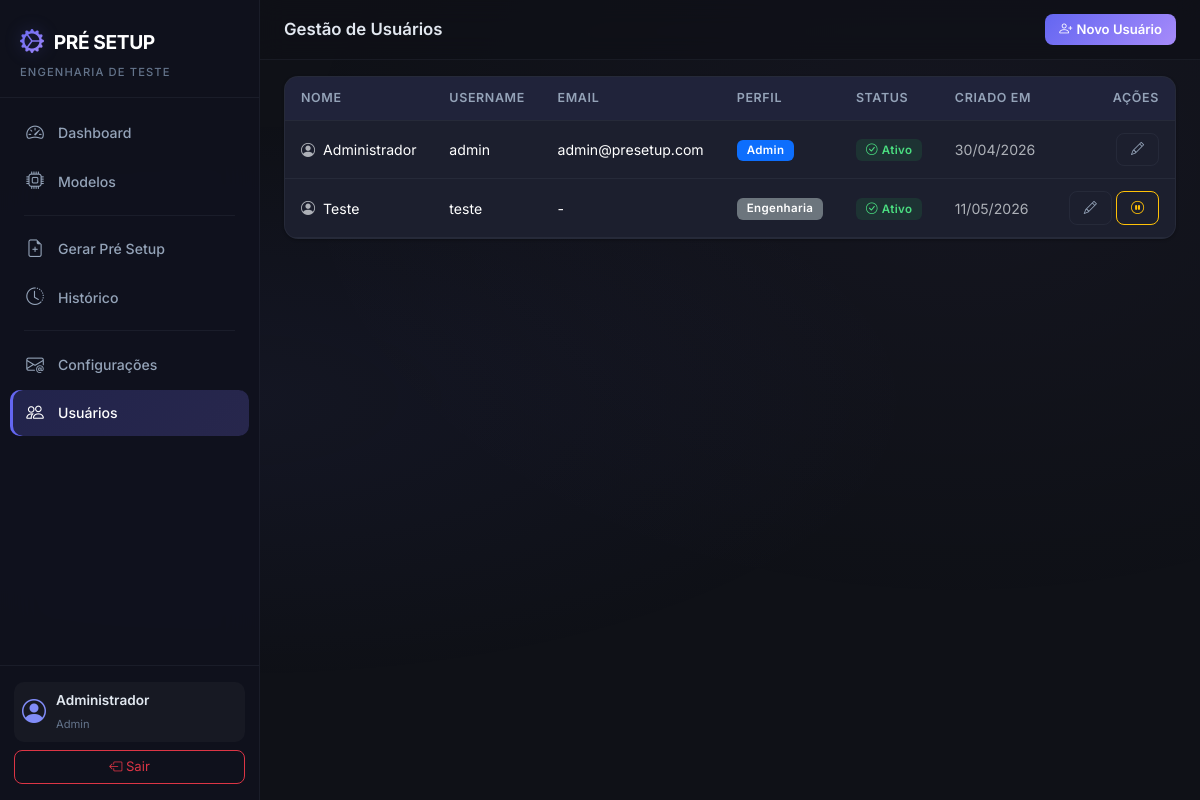
Page /users/ (signed in) on the committed database.
### app/models.py (models this page shows, shortened)
class User(UserMixin, db.Model):
    __tablename__ = 'users'
    id = db.Column(db.Integer, primary_key=True)
    name = db.Column(db.String(150), nullable=False)
    username = db.Column(db.String(150), unique=True, nullable=False)
    email = db.Column(db.String(150), unique=True, nullable=True)
    password_hash = db.Column(db.String(256), nullable=False)
    profile = db.Column(db.String(50), nullable=False, default='Engenharia')  # Admin, Engenharia
    is_active_user = db.Column(db.Boolean, default=True)
    created_at = db.Column(db.DateTime, default=datetime.now)
    setups = db.relationship('PreSetup', backref='user', lazy='dynamic')
    @property
    def is_active(self):
        return self.is_active_user

### app/users/routes.py (the view)
@users_bp.route('/')
@login_required
@admin_required
def index():
    users = User.query.order_by(User.name).all()
    return render_template('users/index.html', users=users, profiles=PROFILES)

### app/models.py (called while the page is built)
@login_manager.user_loader
def load_user(user_id):
    return User.query.get(int(user_id))

### app/templates/users/index.html (shortened to what this page needs)
{% extends "base.html" %}
{% block page_title %}Gestão de Usuários{% endblock %}
{% block page_actions %}
<button class="btn btn-primary btn-sm" data-bs-toggle="modal" data-bs-target="#createModal">
    <i class="bi bi-person-plus me-1"></i>Novo Usuário
</button>
{% endblock %}
{% block content %}
<div class="card card-custom">
    <div class="card-body p-0">
        {% if users %}
        <div class="table-responsive">
            <table class="table table-hover">
                <thead>
                    <tr>
                        <th>Nome</th>
                        <th>Username</th>
                        <th>Email</th>
                        <th>Perfil</th>
                        <th>Status</th>
                        <th>Criado em</th>
                        <th class="text-end">Ações</th>
                    </tr>
                </thead>
                <tbody>
                    {% for user in users %}
                    <tr>
                        <td><i class="bi bi-person-circle me-2 text-muted"></i>{{ user.name }}</td>
                        <td>{{ user.username }}</td>
                        <td>{{ user.email or '-' }}</td>
                        <td>
                            <span class="badge {% if user.profile == 'Admin' %}bg-primary{% else %}bg-secondary{% endif %}">
                                {{ user.profile }}
                            </span>
                        </td>
                        <td>
                            {% if user.is_active %}
                                <span class="badge status-ok"><i class="bi bi-check-circle me-1"></i>Ativo</span>
                            {% else %}
                                <span class="badge status-na"><i class="bi bi-x-circle me-1"></i>Inativo</span>
                            {% endif %}
                        </td>
                        <td class="text-muted small">{{ user.created_at.strftime('%d/%m/%Y') }}</td>
                        <td class="text-end">
                            <button class="btn btn-outline-secondary btn-sm" data-bs-toggle="modal"
                                    data-bs-target="#editModal{{ user.id }}">
                                <i class="bi bi-pencil"></i>
                            </button>
                            {% if user.id != current_user.id %}
                            <form method="POST" action="{{ url_for('users.toggle_status', user_id=user.id) }}"
                                  class="d-inline">
                                <button type="submit"
                                        class="btn btn-sm {% if user.is_active %}btn-outline-warning{% else %}btn-outline-success{% endif %}"
                                        title="{% if user.is_active %}Desativar{% else %}Ativar{% endif %}">
                                    <i class="bi {% if user.is_active %}bi-pause-circle{% else %}bi-play-circle{% endif %}"></i>
                                </button>
                            </form>
                            {% endif %}
                        </td>
                    </tr>
                    {% endfor %}
                </tbody>
            </table>
        </div>
        {% else %}
        <div class="text-center py-5">
            <i class="bi bi-people display-4 text-muted"></i>
            <p class="text-muted mt-3">Nenhum usuário cadastrado.</p>
        </div>
        {% endif %}
    </div>
</div>
{% endblock %}

### app/templates/base.html (shortened to what this page needs)
<!DOCTYPE html>
<html lang="pt-BR" data-bs-theme="dark">
<head>
    <link href="https://cdn.jsdelivr.net/npm/bootstrap@5.3.3/dist/css/bootstrap.min.css" rel="stylesheet">
    <link href="https://cdn.jsdelivr.net/npm/bootstrap-icons@1.11.3/font/bootstrap-icons.min.css" rel="stylesheet">
    <link rel="stylesheet" href="{{ url_for('static', filename='css/style.css') }}">
</head>
<body>
    {% if current_user.is_authenticated %}
    <nav class="sidebar" id="sidebar">
        <div class="sidebar-header">
            <div class="sidebar-brand">
                <i class="bi bi-gear-wide-connected"></i>
                <span>PRÉ SETUP</span>
            </div>
            <small class="sidebar-subtitle">Engenharia de Teste</small>
        </div>
        <ul class="sidebar-nav">
            <li class="sidebar-nav-item">
                <a href="{{ url_for('dashboard.index') }}" class="sidebar-nav-link {% if request.endpoint == 'dashboard.index' %}active{% endif %}">
                    <i class="bi bi-speedometer2"></i>
                    <span>Dashboard</span>
                </a>
            </li>
            {% if current_user.profile == 'Admin' %}
            <li class="sidebar-nav-item">
                <a href="{{ url_for('models_blueprint.index') }}" class="sidebar-nav-link {% if 'models_blueprint' in request.endpoint %}active{% endif %}">
                    <i class="bi bi-cpu"></i>
                    <span>Modelos</span>
                </a>
            </li>
            {% endif %}
            <li class="sidebar-divider"></li>
            <li class="sidebar-nav-item">
                <a href="{{ url_for('setup_requests.generate_select') }}" class="sidebar-nav-link {% if request.endpoint == 'setup_requests.generate_select' or request.endpoint == 'setup_requests.generate_form' %}active{% endif %}">
                    <i class="bi bi-file-earmark-plus"></i>
                    <span>Gerar Pré Setup</span>
                </a>
            </li>
            <li class="sidebar-nav-item">
                <a href="{{ url_for('setup_requests.history') }}" class="sidebar-nav-link {% if request.endpoint == 'setup_requests.history' or request.endpoint == 'setup_requests.detail' %}active{% endif %}">
                    <i class="bi bi-clock-history"></i>
                    <span>Histórico</span>
                </a>
            </li>
            {% if current_user.profile == 'Admin' %}
            <li class="sidebar-divider"></li>
            <li class="sidebar-nav-item">
                <a href="{{ url_for('email_config.index') }}" class="sidebar-nav-link {% if 'email_config' in request.endpoint %}active{% endif %}">
                    <i class="bi bi-envelope-at"></i>
                    <span>Configurações</span>
                </a>
            </li>
            <li class="sidebar-nav-item">
                <a href="{{ url_for('users.index') }}" class="sidebar-nav-link {% if 'users' in request.endpoint %}active{% endif %}">
                    <i class="bi bi-people"></i>
                    <span>Usuários</span>
                </a>
            </li>
            {% endif %}
        </ul>
        <div class="sidebar-footer">
            <div class="sidebar-user">
                <i class="bi bi-person-circle"></i>
                <div>
                    <div class="sidebar-user-name">{{ current_user.name }}</div>
                    <small class="sidebar-user-role">{{ current_user.profile }}</small>
                </div>
            </div>
            <a href="{{ url_for('auth.logout') }}" class="btn btn-outline-danger btn-sm w-100 mt-2">
                <i class="bi bi-box-arrow-left"></i> Sair
            </a>
        </div>
    </nav>
    <main class="main-content">
        <div class="topbar">
            <h5 class="topbar-title">{% block page_title %}{% endblock %}</h5>
            <div class="topbar-actions">
                {% block page_actions %}{% endblock %}
            </div>
        </div>
        <div class="container-fluid px-4 py-3">
            {% block content %}{% endblock %}
        </div>
    </main>
    {% else %}
        {% block fullpage %}{% endblock %}
    {% endif %}
</body>
</html>

### rows in the picture
User: name "Administrador", profile "Admin", username "admin", email "admin@presetup.com", is_active_user True (drawn), created_at "30/04/2026"
User: name "Teste", username "teste", email "-", profile "Engenharia", is_active_user True (drawn), created_at "11/05/2026"
